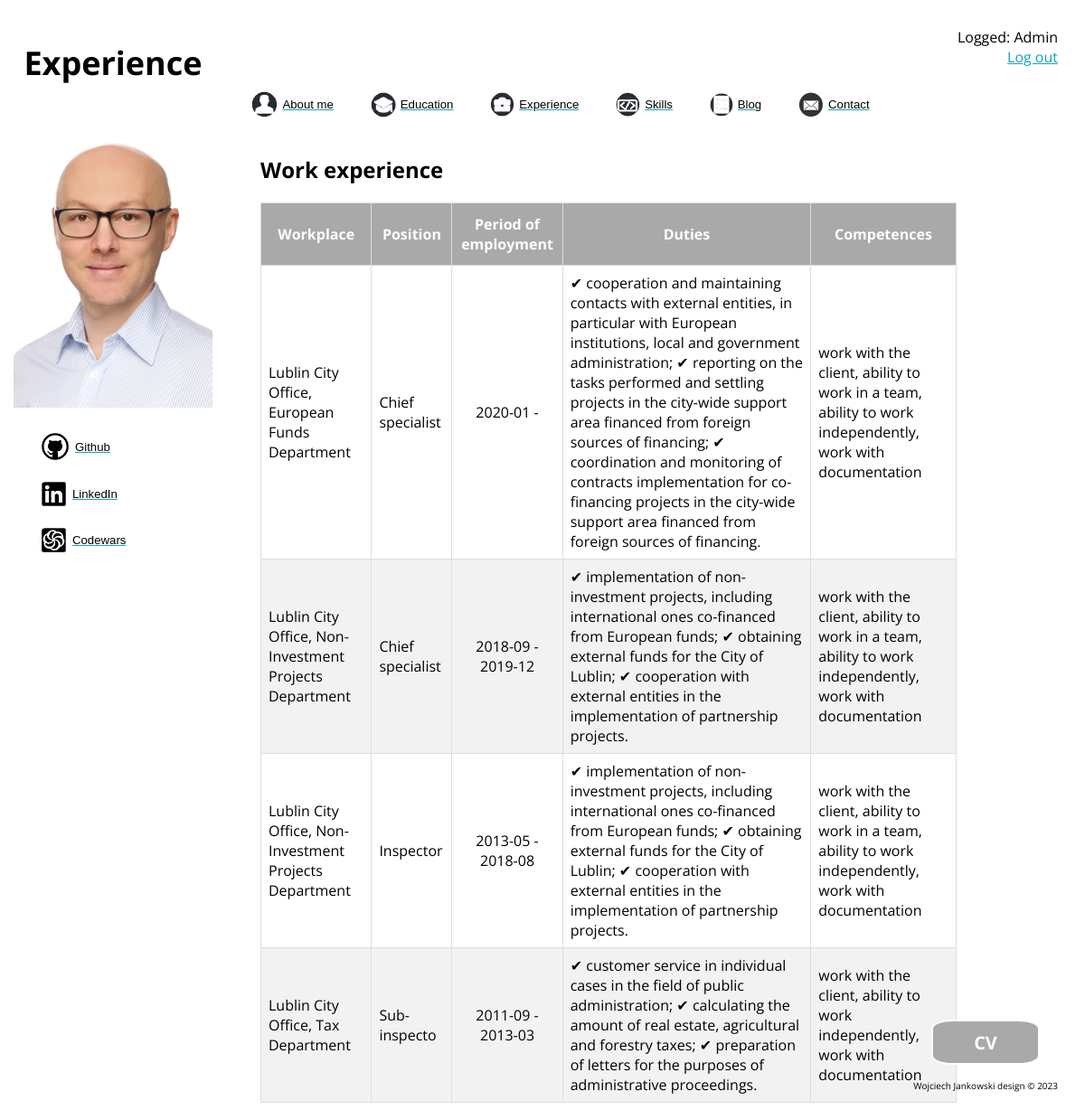
/about/experience/ (signed in), run on the app's committed database.
### aboutme/models.py (models this page shows, shortened)
class Experience(models.Model):
    employee_name = models.CharField(max_length=30)
    workplace = models.CharField(max_length=50)
    position = models.CharField(max_length=30)
    start_date = models.DateField()
    end_date = models.DateField(null=True, blank=True)
    duties = models.TextField()
    competences = models.CharField(max_length=200)
    class Meta:
        verbose_name = "Experience"
        verbose_name_plural = "Experiences"
        ordering = ['pk']

### aboutme/views.py (the view)
# urls.py: path('experience/', views.ExperienceView.as_view(), name="experience"),
class ExperienceView(ListView):
    model = Experience
    fields = "__all__"
    template_name = "aboutme/experience.html"
    def get_context_data(self, **kwargs):
        context = super().get_context_data(**kwargs)
        context['site_name'] = "Experience"
        return context

### aboutme/templates/aboutme/experience.html
{% extends "aboutme/base.html" %}
{% load static %}
{% block main_content %}
<div class="container">
    <h2>Work experience</h2>
    <table id="data">
        <thead>
            <tr>
                <th>Workplace</th>
                <th>Position</th>
                <th>Period of employment</th>
                <th>Duties</th>
                <th>Competences</th>
            </tr>
        </thead>
        <tbody>
            {% for exp in object_list %}
            <tr>
                <td>{{ exp.employee_name }}, {{ exp.workplace }}</td>
                <td>{{ exp.position }}</td>
                <td style="text-align: center;">{{ exp.start_date|date:"Y-m" }} - {{ exp.end_date|date:"Y-m" }}</td>
                <td>{{ exp.duties }}</td>
                <td>{{ exp.competences }}</td>
            </tr>
            {% endfor %}
        </tbody>
    </table>
</div>
<a href="{% static 'aboutme/files/cv.pdf' %}"><button class="button">CV</button></a>
{% endblock %}

### aboutme/templates/aboutme/base.html (shortened to what this page needs)
{% load static %}
<!DOCTYPE html>
<html lang="en">
<head>
    <link href="{% static 'aboutme/css/style.css' %}" rel="stylesheet" type="text/css">
</head>
<body style="background-image: url('{% static 'aboutme/images/background.jpg' %}')" ;>
    {% block sidebar %}
    <div style="text-align: right; position: fixed; top: 30px; right: 30px;">
        {% if user.is_authenticated %}
        Logged: {{ user.username }}
        <br>
        <a href="{% url 'logout' %}">Log out</a>
        {% else %}
        <a href="{% url 'login' %}">Log in</a> or <a href="{% url 'register' %}">Register</a>
        {% endif %}
    </div>
    {% endblock %}
    {% block header %}
    <header>
        <div class="vertical">
            <h1 class="page_name"> {{site_name}} </h1>
            <img id="face" src="{% static 'aboutme/images/face.png' %}">
            {% include "aboutme/left_menu.html" %}
        </div>
        {% include "aboutme/header_menu.html" %}
    </header>
    {% endblock %}
    {% block main_content %}{% endblock %}
</body>
<div>
    {% block footer %}
    <footer>
        Wojciech Jankowski design © 2023
    </footer>
    {% endblock %}
</div>
</html>

### aboutme/static/aboutme/css/style.css (style rules this page uses)
html { font-family: 'Open Sans', sans-serif; }
body { background-size: 100% 100%; background-repeat: no-repeat; background-position: top; background-attachment: fixed; }
h1 { display: flex; margin-top: 50; position: relative; align-items: center; justify-content: space-around; width: 250px; text-align: center; }
header { margin-top: 100px; margin-left: 250px; margin-right: 210px; top: 50; padding: 0%; position: relative; }
.vertical { position: absolute; position: fixed; height: 100%; width: 250px; top: 0; left: 0; align-items: center; }
.page_name { margin-top: 45px; font-size: 3vw; }
#face { margin-top: 15px; margin-left: 15px; max-width: 220px; height:auto; align-items: center; }
.button { position: fixed; bottom: 50px; right: 50px; background-color: darkgrey; border: 2px solid white; border-radius: 20%; width: 120px; height: 50px; font-size: 20px; color: white; font-weight: bold; cursor: pointer; transition: all 0.25s; font-family: 'Open Sans', sans-serif; }
footer { position: fixed; font-size: 10px; bottom: 20px; right: 30px; }
.container { width: 65%; height: auto; margin-left:280px; margin-top:40px; }
#data { border-collapse: collapse; width: 100%; border-radius: 10%; }
#data td, #data th { border: 1px solid #ddd; padding: 8px; }
#data tr:nth-child(even) { background-color: #f2f2f2; }
#data th { padding-top: 12px; padding-bottom: 12px; text-align: center; background-color: darkgrey; color: white; }
a { color: #17a2b8; }

### data on the page
Experience: employee_name "Lublin City Office", workplace "European Funds Department", position "Chief specialist", start_date "2020-01", duties "✔ cooperation and maintaining contacts with external entities, in particular with European institutions, local and government administration; ✔ reporting on the tasks performed and settling projects in the city-wide support area financed from foreign sources of financing; ✔ coordination and monitoring of contracts implementation for co-financing projects in the city-wide support area financed from foreign sources of financing.", competences "work with the client, ability to work in a team, ability to work independently, work with documentation"
Experience: employee_name "Lublin City Office", workplace "Non-Investment Projects Department", position "Chief specialist", start_date "2018-09", end_date "2019-12", duties "✔ implementation of non-investment projects, including international ones co-financed from European funds; ✔ obtaining external funds for the City of Lublin; ✔ cooperation with external entities in the implementation of partnership projects.", competences "work with the client, ability to work in a team, ability to work independently, work with documentation"
Experience: employee_name "Lublin City Office", workplace "Non-Investment Projects Department", position "Inspector", start_date "2013-05", end_date "2018-08", duties "✔ implementation of non-investment projects, including international ones co-financed from European funds; ✔ obtaining external funds for the City of Lublin; ✔ cooperation with external entities in the implementation of partnership projects.", competences "work with the client, ability to work in a team, ability to work independently, work with documentation"
Experience: employee_name "Lublin City Office", workplace "Tax Department", position "Sub-inspecto", start_date "2011-09", end_date "2013-03", duties "✔ customer service in individual cases in the field of public administration; ✔ calculating the amount of real estate, agricultural and forestry taxes; ✔ preparation of letters for the purposes of administrative proceedings.", competences "work with the client, ability to work independently, work with documentation"

### other printed values
{{ user.username }} "Admin"
{{ site_name }} "Experience"
